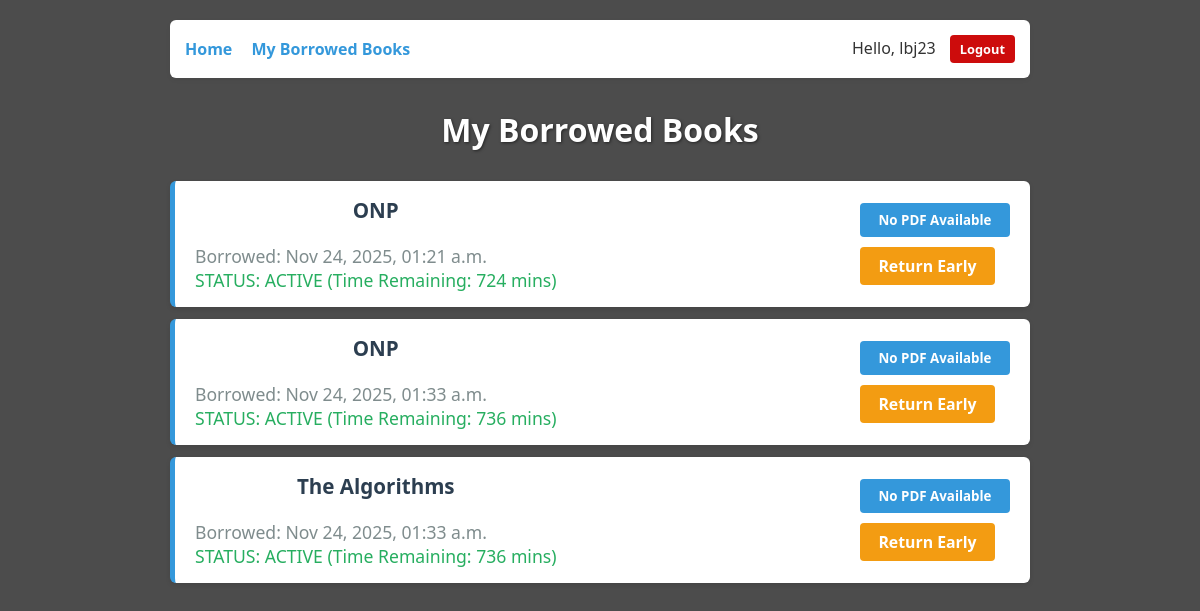
Before: /my-books/ (signed in) with the older database file.
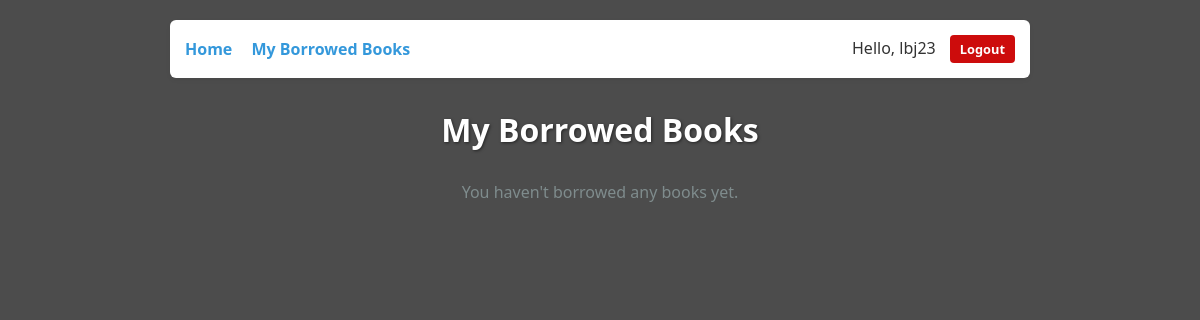
After: the same page with the newer database file.
### library_app/models.py (models this page shows, shortened)
class Borrowing(models.Model):
    user = models.ForeignKey(User, on_delete=models.CASCADE)
    book = models.ForeignKey(Book, on_delete=models.CASCADE)
    borrowed_at = models.DateTimeField(auto_now_add=True)
    @property
    def is_overdue(self):
        now = timezone.now()
        diff = now - self.borrowed_at
        return diff.total_seconds() > BORROW_SECONDS
    @property
    def remaining_time(self):
        now = timezone.now()
        diff = now - self.borrowed_at
        remaining = BORROW_SECONDS - diff.total_seconds()
        return int(remaining / 60) if remaining > 0 else 0

class Book(models.Model):
    title = models.CharField(max_length=200)
    author = models.CharField(max_length=200)
    year = models.IntegerField()
    pdf_stub = models.FileField(upload_to='books/', blank=True, null=True)
    quantity = models.IntegerField(default=3)

### library_app/views.py (the view)
# urls.py: path('my-books/', views.my_books, name='my_books'),
@login_required
def my_books(request):
    borrowed = Borrowing.objects.filter(user=request.user)
    return render(request, 'library_app/my_books.html', {'borrowed': borrowed})

### library_app/templates/library_app/my_books.html
{% extends 'base.html' %}
{% block content %}
<div style="text-align: center; margin-bottom: 30px;">
    <h1>My Borrowed Books</h1>
</div>
{% for item in borrowed %}
    <div class="book-card">
        <div style="display:flex; justify-content:space-between; align-items:center;">
            <div>
                <h3>{{ item.book.title }}</h3>
                <p style="color: #7f8c8d; margin-top: 5px;">
                    Borrowed: {{ item.borrowed_at|date:"M d, Y, h:i a" }}
                </p>
                {% if item.is_overdue %}
                    <p class="overdue">STATUS: OVERDUE (10 mins passed)</p>
                {% else %}
                    <p class="active">STATUS: ACTIVE (Time Remaining: {{ item.remaining_time }} mins)</p>
                {% endif %}
            </div>
            <div style="display: flex; flex-direction: column; gap: 10px; width: 150px;">
                {% if item.is_overdue %}
                    <button disabled style="background: #95a5a6; cursor: not-allowed;">Access Revoked</button>
                    <a href="{% url 'return_book' item.id %}" class="return-btn-red">
                        Return Book
                    </a>
                {% else %}
                    {% if item.book.pdf_stub %}
                        <a href="{{ item.book.pdf_stub.url }}" target="_blank" class="read-btn">
                            Read Book (PDF)
                        </a>
                    {% else %}
                        <button disabled>No PDF Available</button>
                    {% endif %}
                    <a href="{% url 'return_book' item.id %}" class="return-btn-yellow">
                        Return Early
                    </a>
                {% endif %}
            </div>
        </div>
    </div>
{% empty %}
    <p style="text-align: center; color: #7f8c8d;">You haven't borrowed any books yet.</p>
{% endfor %}
{% endblock %}

### library_app/templates/base.html (shortened to what this page needs)
{% load static %}
<!DOCTYPE html>
<html>
<head>
    <link rel="stylesheet" href="{% static 'library_app/dashboard.css' %}">
</head>
<body>
    <nav>
        <div>
            <a href="{% url 'library_home' %}">Home</a>
            {% if user.is_authenticated %}
                <a href="{% url 'my_books' %}">My Borrowed Books</a>
            {% endif %}
        </div>
        <div>
            {% if user.is_authenticated %}
                <span>Hello, {{ user.username }}</span>
                <form action="{% url 'logout' %}" method="post" style="display:inline; margin-left: 10px;">
                    <button type="submit" style="background-color: #cd0c0c; padding: 5px 10px; font-size: 0.8em;">Logout</button>
                </form>
            {% else %}
                <a href="{% url 'login' %}">Login</a>
                <a href="{% url 'signup' %}">Signup</a>
            {% endif %}
        </div>
    </nav>
    {% block content %}{% endblock %}
</body>
</html>

### library_app/static/library_app/dashboard.css (style rules this page uses)
* { box-sizing: border-box; margin: 0; padding: 0; font-family: 'Segoe UI', Tahoma, Geneva, Verdana, sans-serif; }
body { background: linear-gradient(rgba(0, 0, 0, 0.7), rgba(0, 0, 0, 0.7)), url('/static/images/lib_bg.jpg'); background-size: cover; background-position: center center; background-attachment: fixed; min-height: 100vh; padding: 20px; max-width: 900px; margin: 0 auto; color: #ecf0f1; }
h1, h2, h3 { text-align: center; margin-bottom: 20px; color: #ffffff; font-weight: 700; text-shadow: 1px 1px 3px rgba(0,0,0,0.5); }
nav, .search-container, .book-card, .form-container { background-color: white; color: #333 !important; }
nav { padding: 15px; border-radius: 6px; margin-bottom: 30px; box-shadow: 0 2px 5px rgba(0,0,0,0.05); display: flex; justify-content: space-between; align-items: center; }
a { color: #3498db; text-decoration: none; margin-right: 15px; transition: color 0.3s ease; font-weight: 600; }
form { margin: 20px 0; text-align: center; }
button { padding: 8px 16px; background-color: #3498db; border: none; color: white; font-weight: 600; border-radius: 4px; cursor: pointer; transition: background-color 0.3s ease; }

Changed rows visible on the page:
removed Borrowing: book "ONP", borrowed_at "Nov 24, 2025, 01:21 a.m.", remaining_time "724", shows "No PDF Available", shows "Return Early"
removed Borrowing: book "ONP", borrowed_at "Nov 24, 2025, 01:33 a.m.", remaining_time "736", shows "No PDF Available", shows "Return Early"
removed Borrowing: book "The Algorithms", borrowed_at "Nov 24, 2025, 01:33 a.m.", remaining_time "736", shows "No PDF Available", shows "Return Early"
Other visible differences:
text now shown: "You haven't borrowed any books yet."
